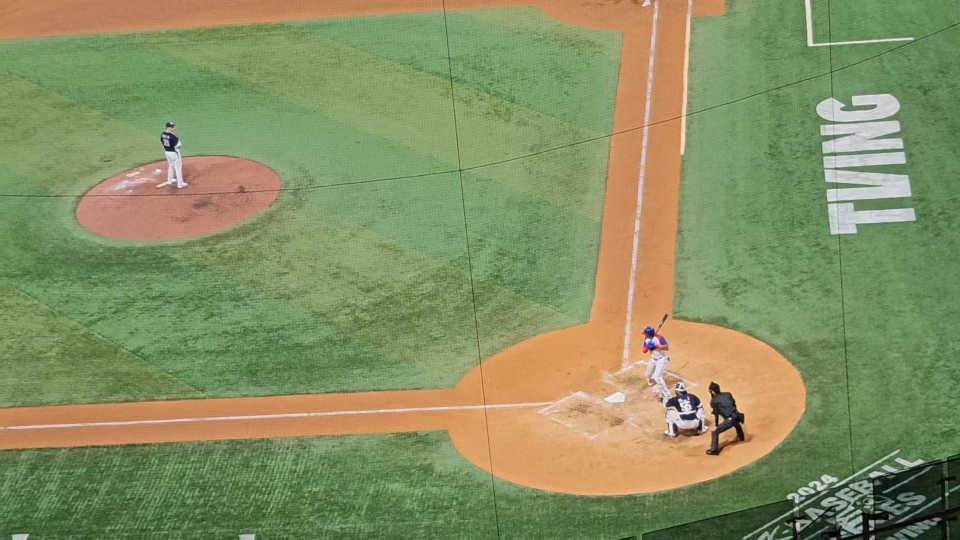
#> input picture frame 14 of 1213/video.mp4, 1920 x 1080 px (shown at 1/2 size)
$ python oc.py
#> lines starting #> are read from the running program, lines starting #| are printed output that depends on the picture
import matplotlib.pyplot as plt
import cv2

cap = cv2.VideoCapture("./1213/video.mp4")

codec = cv2.VideoWriter_fourcc(*"XVID")
out = cv2.VideoWriter("./1213/output.avi", codec, 20.0, (640,480))

plt.ion()

while cap.isOpened() :
    ret, frame = cap.read()
#> frame is the input picture: shape (1080, 1920, 3); mean B, G, R 98.2, 143.7, 134
    if not ret :
        print("프레임 읽기 실패")
        break

    #out.wirte(frame)
    #cv2.imshow("Video", frame)
    original = frame.copy()

    gaussian = cv2.GaussianBlur(frame, (9,9), 0)

    plt.subplot(2,2,1)
    plt.imshow(cv2.cvtColor(original, cv2.COLOR_BGR2RGB))
    plt.title("원본")
    plt.axis('off')

    plt.subplot(2,2,2)
    plt.imshow(cv2.cvtColor(gaussian, cv2.COLOR_BGR2RGB))
    plt.title("가우시안")
    plt.axis('off')

    plt.pause(0.001)
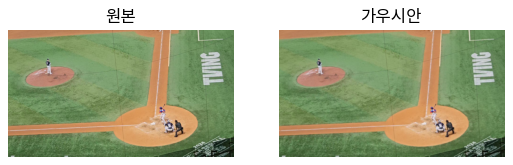
#> figure drawn by matplotlib, 2 panels
    plt.clf()

    key = cv2.waitKey(1)
#> (key q is pressed here)
    if key == ord('q') :
        break

cap.release()
cv2.destroyAllWindows()
plt.close()

$ run again, starting later in the video
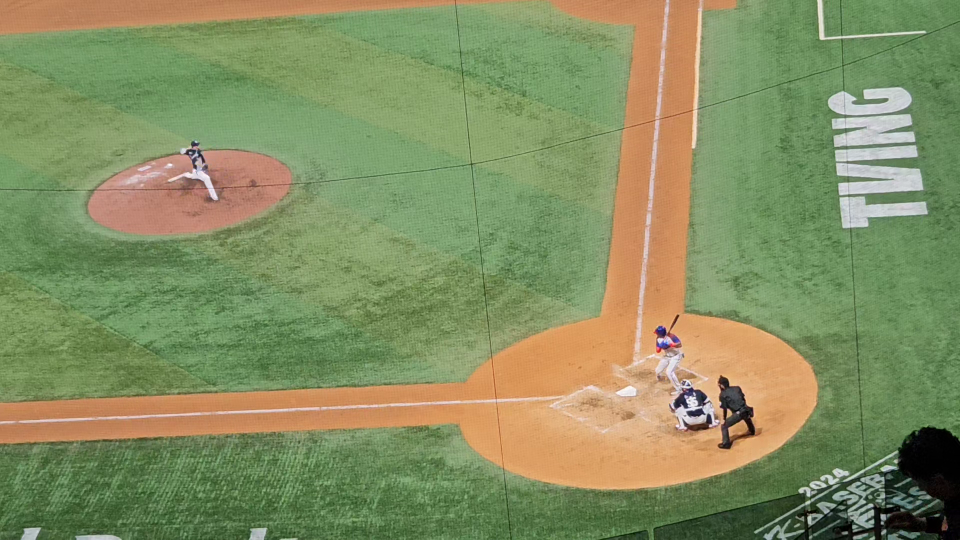
#> input picture frame 64 of 1213/video.mp4, 1920 x 1080 px (shown at 1/2 size)
#> frame is the input picture: shape (1080, 1920, 3); mean B, G, R 97.5, 142.8, 132.8
#> `plt.pause(0.001)`:
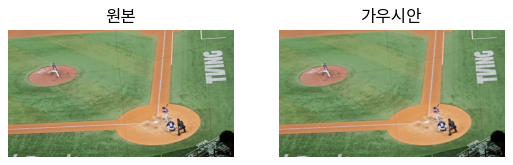
#> figure drawn by matplotlib, 2 panels

$ run again, starting later in the video
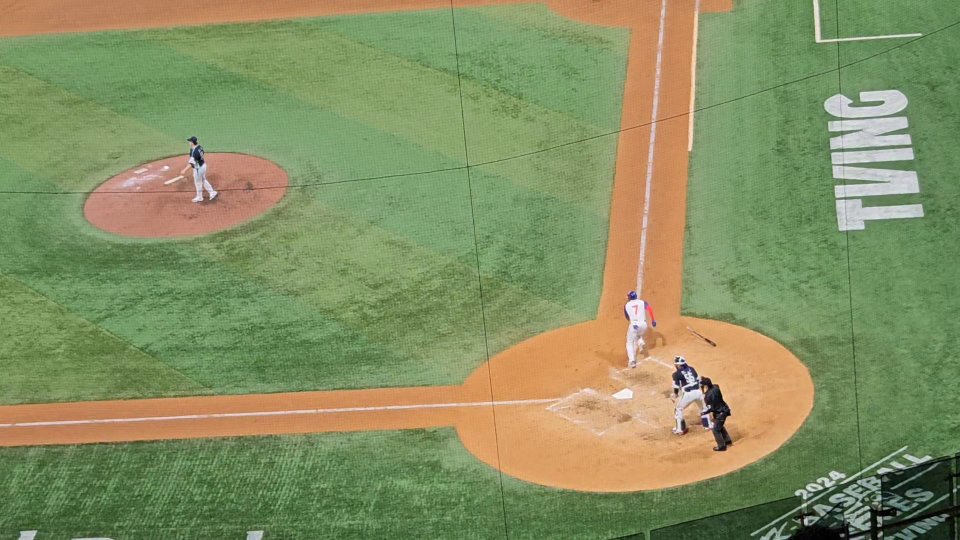
#> input picture frame 114 of 1213/video.mp4, 1920 x 1080 px (shown at 1/2 size)
#> frame is the input picture: shape (1080, 1920, 3); mean B, G, R 97.9, 143.7, 133.6
#> `plt.pause(0.001)`:
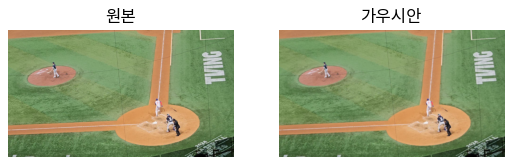
#> figure drawn by matplotlib, 2 panels
